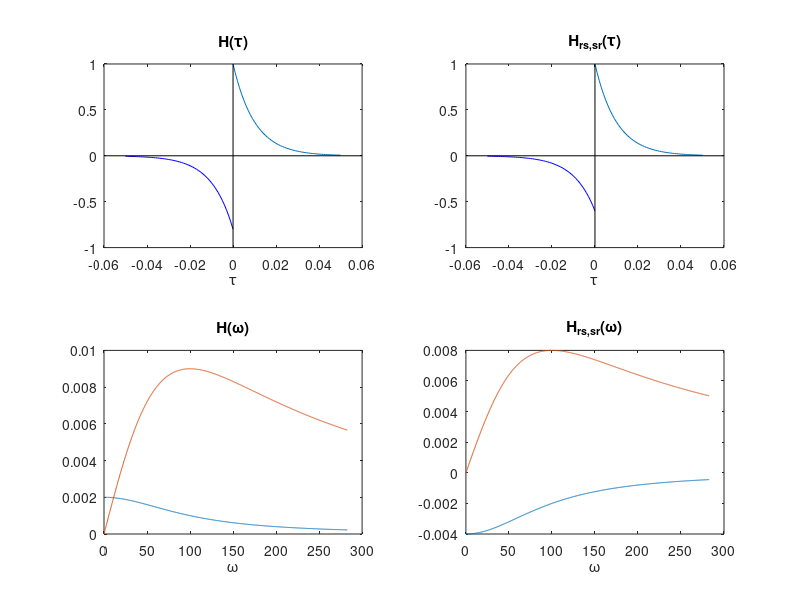

The MATLAB source for this figure:
clear

tp=0.01; %plasticity timescale

A_plus=1;
A_minus=-0.8;


 fmax=45;
 nw=1000;
 f = linspace(0,fmax,nw);
 w=2*pi*f;
 
H0=(A_plus + A_minus)*tp; 
H1=(A_plus - A_minus)*tp;
Hw=(H0+1i*w.*tp*H1)./(1+(w*tp).^2);
 
 
 
 %Window function for RS-SR population------------------------
 
A_plusrs=1;
%A_minusrs=-0.2;



 

for A_minusrs=-0.6
    
    
H0rs=-(A_plusrs + A_minusrs)*tp; 
H1rs=(A_plusrs - A_minusrs)*tp;    
Hwrs=(H0rs+1i*w.*tp*H1rs)./(1+(w*tp).^2); 

    


% H(w) ---------------

t1=0:0.001:0.05;
Ht1=A_plus*exp(-t1/tp);


t2=-0.05:0.001:0;
Ht2=A_minus*exp(t2/tp);


%H(w)-RS---------------

Ht1rs=A_plusrs*exp(-t1/tp);
Ht2rs=A_minusrs*exp(t2/tp);





subplot(2,2,1)
plot(t1,Ht1,t2,Ht2,'blue')
title('H(\tau)')
xL = xlim;
yL = ylim;
line(xL, [0 0],'color','k','linewidth',0.1) %x-axis
line([0 0], yL,'color','k','linewidth',0.1) %y-axis
xlabel('\tau')


subplot(2,2,2)
plot(t1,Ht1rs,t2,Ht2rs,'blue')
title('H_{rs,sr}(\tau)')
xL = xlim;
yL = ylim;
line(xL, [0 0],'color','k','linewidth',0.1) %x-axis
line([0 0], yL,'color','k','linewidth',0.1) %y-axis
xlabel('\tau')

subplot(2,2,3)
plot(w,Hw,w,imag(Hw))
title('H(\omega)')
xlabel('\omega')

subplot(2,2,4)
plot(w,Hwrs,w,imag(Hwrs))
title('H_{rs,sr}(\omega)')
xlabel('\omega')


end